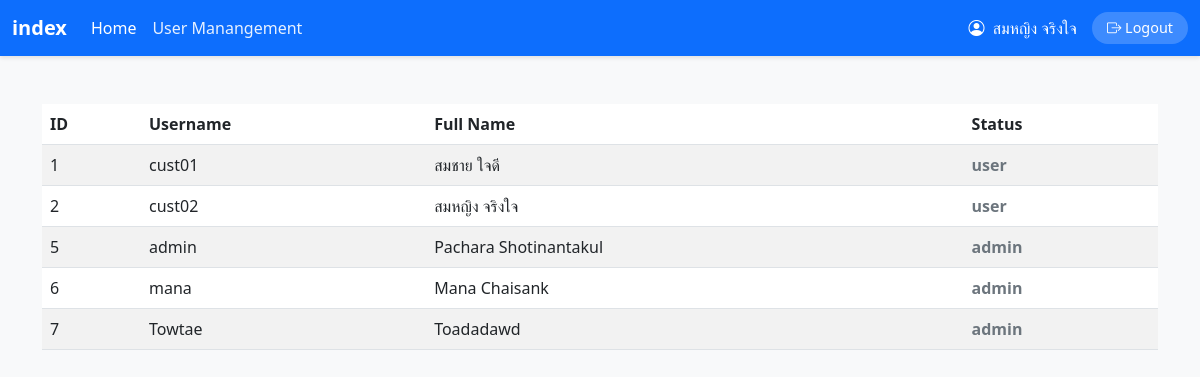
Screenshot of /PHP/admin/user.php (signed in) with the database file from the repository.
### tables this page shows
CREATE TABLE `users` (
  `id` int NOT NULL,
  `username` varchar(50) NOT NULL,
  `password` varchar(255) NOT NULL,
  `fullname` varchar(100) NOT NULL,
  `phone` varchar(15) NOT NULL,
  `status` enum('user','admin') NOT NULL
);

### PHP/admin/user.php (the view, shortened to what this page needs)
<!DOCTYPE html>
<html lang="th">
<head>
    <link href="https://cdn.jsdelivr.net/npm/bootstrap@5.3.0/dist/css/bootstrap.min.css" rel="stylesheet">
    <link rel="stylesheet" href="https://cdn.jsdelivr.net/npm/bootstrap-icons@1.11.0/font/bootstrap-icons.css">
</head>
<body>
    <nav class="navbar navbar-expand-lg navbar-custom sticky-top">
        <div class="container-fluid">
            <a class="navbar-brand" href="index.php">
                <i></i> index
            </a>
            <div class="collapse navbar-collapse" id="mainNav">
                <ul class="navbar-nav me-auto mb-2 mb-lg-0">
                    <li class="nav-item">
                        <a class="nav-link active" href="index.php">Home</a>
                    </li>
                    <li class="nav-item">
                        <a class="nav-link" href="user.php">User Manangement</a>
                    </li>
                </ul>
                <div class="user-profile">
                    <span class="user-name">
                        <i class="bi bi-person-circle me-1"></i>
                        <?php echo $_SESSION['fullname']; ?>
                    </span>
                    <a href="logout.php" class="btn-logout">
                        <i class="bi bi-box-arrow-right"></i> Logout
                    </a>
                </div>
            </div>
        </div>
    </nav>
    <div class="container mt-5">
        <table class="table table-striped">
        <thead>
            <tr>
                <th>ID</th>
                <th>Username</th>
                <th>Full Name</th>
                <th>Status</th>
            </tr>
        </thead>
        <tbody>
            <?php
                require_once '../connect.php';
                $sql = "SELECT * FROM users";
                $result = $conn->query($sql);
                    if ($result->num_rows > 0) {
                        while($row = $result->fetch_assoc()) {
                            $status_class = ($row['status'] == 'Active') ? 'text-success' : 'text-secondary';
                            echo "<tr>";
                            echo "<td>" . $row['id'] . "</td>";
                            echo "<td>" . $row['username'] . "</td>";
                            echo "<td>" . $row['fullname'] . "</td>";
                            echo "<td class='fw-bold {$status_class}'>" . $row['status'] . "</td>";                                echo "</tr>";
                            }
                    } else {
                        echo "<tr><td colspan='5' class='text-center'>ไม่พบข้อมูลผู้ใช้งาน</td></tr>";
                    }
            ?>
                </tbody>
        </table>
    </div>
</body>
</html>

### PHP/admin/user.php (style rules this page uses)
body { background-color: #f8f9fa; }
.navbar-custom { background-color: #0d6efd; box-shadow: 0 2px 4px rgba(0,0,0,0.1); }
.navbar-custom .navbar-brand { color: white; font-weight: bold; }
.navbar-custom .nav-link { color: rgba(255,255,255,0.9); }
.navbar-custom .nav-link:hover, .navbar-custom .nav-link.active { color: white; font-weight: 500; }
.user-profile { color: white; display: flex; align-items: center; gap: 15px; }
.user-name { font-weight: 500; }
.btn-logout { background-color: rgba(255, 255, 255, 0.2); color: white; border: none; padding: 5px 15px; border-radius: 20px; text-decoration: none; transition: background 0.3s; font-size: 0.9rem; }

### rows the page displays
users: id "1", username "cust01", fullname "สมชาย ใจดี", status "user"
users: id "2", username "cust02", fullname "สมหญิง จริงใจ", status "user"
users: id "5", username "admin", fullname "Pachara Shotinantakul", status "admin"
users: id "6", username "mana", fullname "Mana Chaisank", status "admin"
users: id "7", username "Towtae", fullname "Toadadawd", status "admin"

### other values shown
$_SESSION['fullname'] "สมหญิง จริงใจ"
